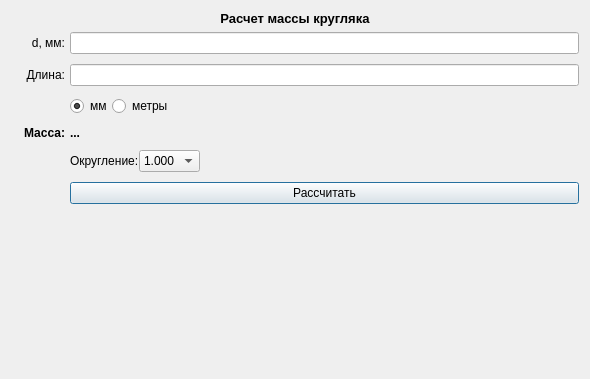
<?xml version="1.0" encoding="UTF-8"?>
<ui version="4.0">
 <class>Form</class>
 <widget class="QWidget" name="Form">
  <property name="geometry">
   <rect>
    <x>0</x>
    <y>0</y>
    <width>590</width>
    <height>379</height>
   </rect>
  </property>
  <property name="windowTitle">
   <string>Form</string>
  </property>
  <layout class="QGridLayout" name="gridLayout">
   <item row="2" column="0">
    <widget class="QLabel" name="Images">
     <property name="text">
      <string/>
     </property>
     <property name="pixmap">
      <pixmap>../../../Python/engineer_helper_appqt/data/images/circle.png</pixmap>
     </property>
    </widget>
   </item>
   <item row="0" column="0" colspan="2">
    <widget class="QLabel" name="label">
     <property name="enabled">
      <bool>true</bool>
     </property>
     <property name="font">
      <font>
       <pointsize>10</pointsize>
       <weight>75</weight>
       <bold>true</bold>
      </font>
     </property>
     <property name="layoutDirection">
      <enum>Qt::LeftToRight</enum>
     </property>
     <property name="text">
      <string>Расчет массы кругляка</string>
     </property>
     <property name="alignment">
      <set>Qt::AlignCenter</set>
     </property>
    </widget>
   </item>
   <item row="2" column="1" rowspan="2">
    <layout class="QGridLayout" name="gridLayout_2">
     <property name="leftMargin">
      <number>0</number>
     </property>
     <property name="rightMargin">
      <number>0</number>
     </property>
     <property name="horizontalSpacing">
      <number>5</number>
     </property>
     <property name="verticalSpacing">
      <number>10</number>
     </property>
     <item row="4" column="1">
      <layout class="QHBoxLayout" name="horizontalLayout">
       <item>
        <widget class="QRadioButton" name="radio_millimeters">
         <property name="tabletTracking">
          <bool>false</bool>
         </property>
         <property name="text">
          <string>мм</string>
         </property>
         <property name="checkable">
          <bool>true</bool>
         </property>
         <property name="checked">
          <bool>true</bool>
         </property>
         <property name="autoRepeat">
          <bool>false</bool>
         </property>
        </widget>
       </item>
       <item>
        <widget class="QRadioButton" name="radio_meters">
         <property name="text">
          <string>метры</string>
         </property>
        </widget>
       </item>
       <item>
        <spacer name="horizontal_spacer">
         <property name="orientation">
          <enum>Qt::Horizontal</enum>
         </property>
         <property name="sizeHint" stdset="0">
          <size>
           <width>40</width>
           <height>20</height>
          </size>
         </property>
        </spacer>
       </item>
      </layout>
     </item>
     <item row="6" column="1">
      <layout class="QHBoxLayout" name="horizontalLayout_2">
       <item>
        <widget class="QLabel" name="label_6">
         <property name="text">
          <string>Округление:</string>
         </property>
        </widget>
       </item>
       <item>
        <widget class="QComboBox" name="selection_rounding">
         <item>
          <property name="text">
           <string>1.000</string>
          </property>
         </item>
         <item>
          <property name="text">
           <string>1.00</string>
          </property>
         </item>
         <item>
          <property name="text">
           <string>1.0</string>
          </property>
         </item>
         <item>
          <property name="text">
           <string>1</string>
          </property>
         </item>
        </widget>
       </item>
       <item>
        <spacer name="horizontal_spacer_2">
         <property name="orientation">
          <enum>Qt::Horizontal</enum>
         </property>
         <property name="sizeHint" stdset="0">
          <size>
           <width>20</width>
           <height>20</height>
          </size>
         </property>
        </spacer>
       </item>
      </layout>
     </item>
     <item row="5" column="1">
      <widget class="QLabel" name="result_field">
       <property name="font">
        <font>
         <pointsize>9</pointsize>
         <weight>75</weight>
         <bold>true</bold>
        </font>
       </property>
       <property name="text">
        <string>...</string>
       </property>
       <property name="textFormat">
        <enum>Qt::AutoText</enum>
       </property>
      </widget>
     </item>
     <item row="0" column="0">
      <widget class="QLabel" name="label_2">
       <property name="text">
        <string>d, мм:</string>
       </property>
       <property name="alignment">
        <set>Qt::AlignRight|Qt::AlignTrailing|Qt::AlignVCenter</set>
       </property>
      </widget>
     </item>
     <item row="7" column="1">
      <widget class="QPushButton" name="button_calculate">
       <property name="text">
        <string>Рассчитать</string>
       </property>
       <property name="autoDefault">
        <bool>true</bool>
       </property>
       <property name="default">
        <bool>true</bool>
       </property>
      </widget>
     </item>
     <item row="5" column="0">
      <widget class="QLabel" name="label_5">
       <property name="font">
        <font>
         <pointsize>9</pointsize>
         <weight>75</weight>
         <bold>true</bold>
        </font>
       </property>
       <property name="text">
        <string>Масса:</string>
       </property>
       <property name="alignment">
        <set>Qt::AlignRight|Qt::AlignTrailing|Qt::AlignVCenter</set>
       </property>
      </widget>
     </item>
     <item row="2" column="1">
      <widget class="QLineEdit" name="input_field_length"/>
     </item>
     <item row="2" column="0">
      <widget class="QLabel" name="label_4">
       <property name="text">
        <string>Длина:</string>
       </property>
       <property name="alignment">
        <set>Qt::AlignRight|Qt::AlignTrailing|Qt::AlignVCenter</set>
       </property>
      </widget>
     </item>
     <item row="0" column="1">
      <widget class="QLineEdit" name="input_field_d">
       <property name="tabletTracking">
        <bool>true</bool>
       </property>
       <property name="focusPolicy">
        <enum>Qt::StrongFocus</enum>
       </property>
      </widget>
     </item>
     <item row="8" column="1">
      <spacer name="vertical_spacer_2">
       <property name="orientation">
        <enum>Qt::Vertical</enum>
       </property>
       <property name="sizeHint" stdset="0">
        <size>
         <width>20</width>
         <height>40</height>
        </size>
       </property>
      </spacer>
     </item>
    </layout>
   </item>
   <item row="4" column="1">
    <spacer name="vertical_spacer">
     <property name="orientation">
      <enum>Qt::Vertical</enum>
     </property>
     <property name="sizeHint" stdset="0">
      <size>
       <width>20</width>
       <height>40</height>
      </size>
     </property>
    </spacer>
   </item>
  </layout>
 </widget>
 <tabstops>
  <tabstop>input_field_d</tabstop>
  <tabstop>input_field_length</tabstop>
  <tabstop>radio_millimeters</tabstop>
  <tabstop>radio_meters</tabstop>
  <tabstop>selection_rounding</tabstop>
  <tabstop>button_calculate</tabstop>
 </tabstops>
 <resources/>
 <connections/>
</ui>
